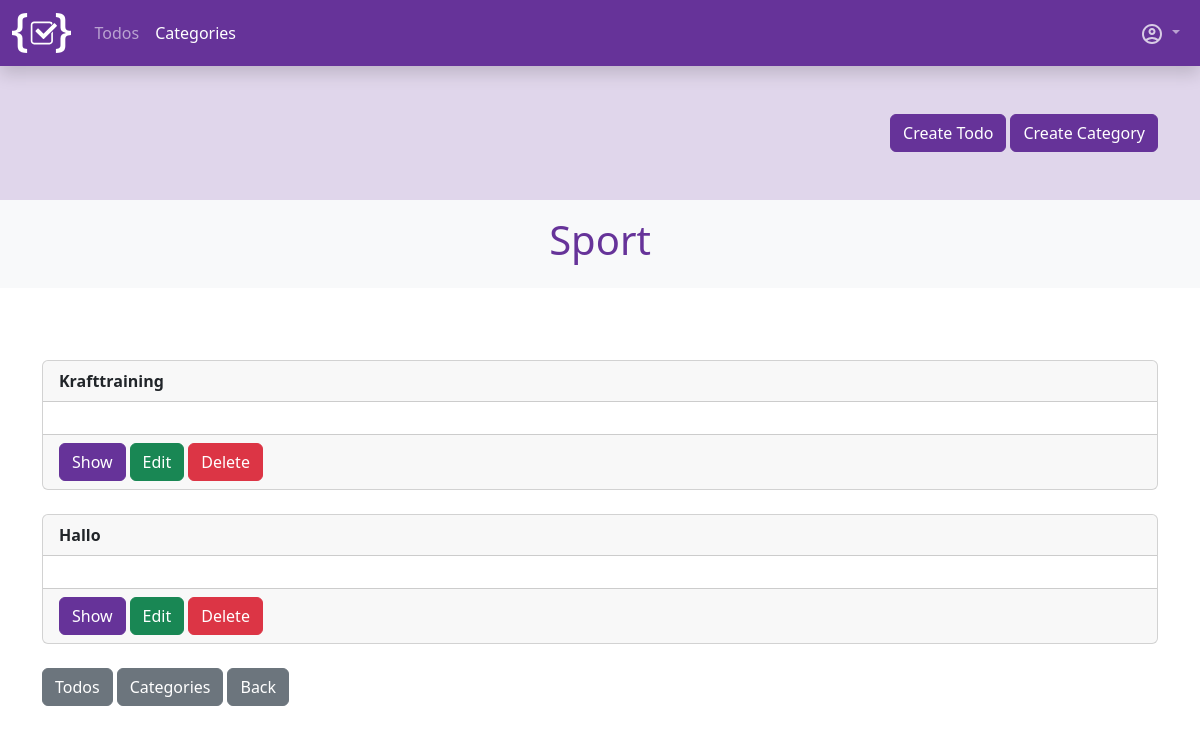
The page /app-todos/category/1/ (signed in) on the database as committed earlier.
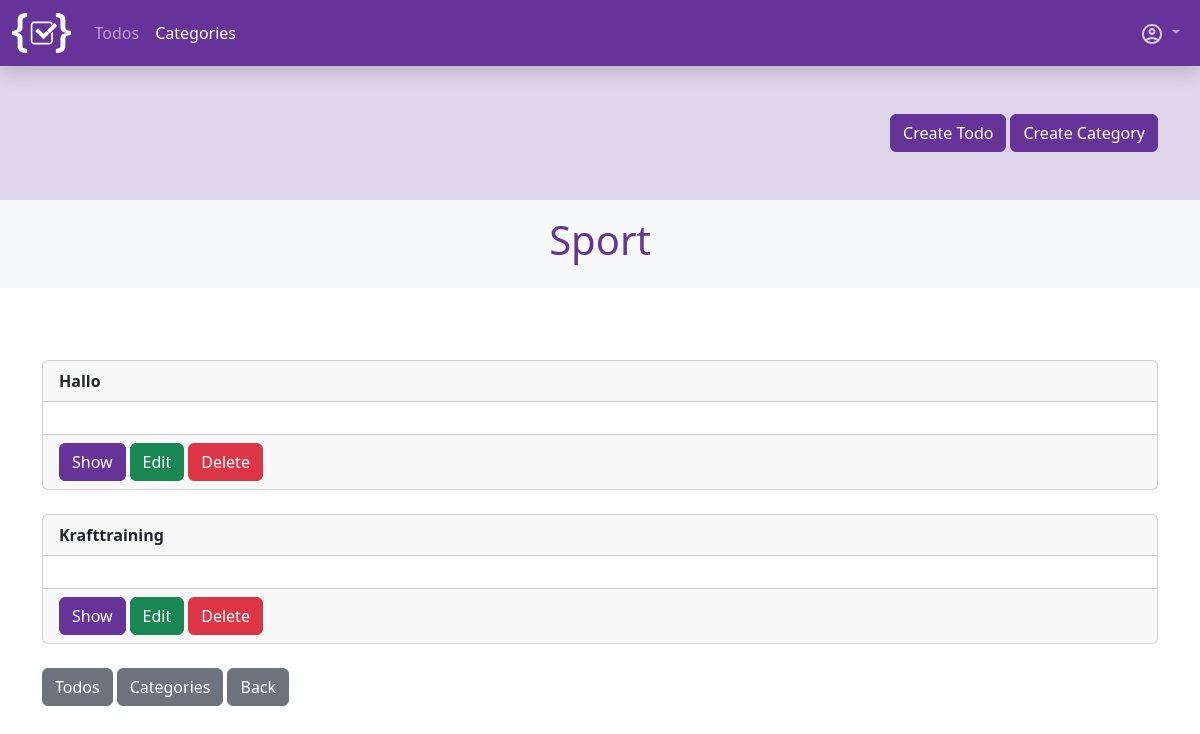
The same page on the database as committed later.
### todo_app/models.py (models this page shows, shortened)
class Todo(models.Model):
    user = models.ForeignKey(User, on_delete=models.CASCADE, verbose_name=_("User"))
    title = models.CharField(max_length=150, verbose_name=_("title"))
    content = tinymce_models.HTMLField(verbose_name=_("Content"))
    categories = models.ManyToManyField(Category, blank=True, related_name="todos", verbose_name=_("Categories"))
    done = models.BooleanField(default=False, verbose_name=_("Done"))
    created = models.DateTimeField(auto_now_add=True, verbose_name=_("Created"))
    updated = models.DateTimeField(auto_now=True, verbose_name=_("Updated"))
    def get_absolute_url(self):
        return reverse("todo_app:todo_detail", kwargs={"pk": self.id})
    class Meta:
        ordering = [
            "done",
            "-updated"
        ]
        verbose_name = _("Todo")
        verbose_name_plural = _("Todos")

### todo_app/views.py (the view)
# urls.py: path("category/<int:pk>/", views.CategoryDetailView.as_view(), name="category_detail"),
class CategoryDetailView(LoginRequiredMixin, DetailView):
    model = Category
    login_url = reverse_lazy("sevo_user:sign_in")
    def get_queryset(self):
        return super().get_queryset().filter(user=self.request.user)
    def get_context_data(self, **kwargs):
        ctx = super().get_context_data(**kwargs)
        todos = self.get_object().todos.all().filter(user=self.request.user)
        ctx.update({
            "title": self.get_object().name,
            "todos": todos
        })
        return ctx

### todo_app/templatetags/todo_tags.py (called while the page is built)
@register.simple_tag
def active_site(path, name):
    print(path)
    path_splitted = path.split("/")
    print(path_splitted)
    path_compare = path_splitted[2]
    if name in path_compare:
        return "active"

### todo_app/templates/todo_app/category_detail.html (shortened to what this page needs)
{% extends "base.html" %}
{% load i18n %}
{% block header %}
    {% include "./partials/_heading.html" with title=object.name %}
{% endblock %}
{% block content %}
    <div id="todo-list">
        {% if todos %}
            {% for todo in todos %}
                {% include "./partials/_todo-item-category.html" with list=True detail=True update=True delete=True %}
            {% endfor %}
        {% else %}
            <p>
                No Todos available.
            </p>
        {% endif %}
    </div>
    <div class="mt-3">
        {% include "./partials/_back-link-meta.html" %}
    </div>
{% endblock %}

### todo_app/templates/todo_app/partials/_todo-item-category.html (shortened to what this page needs)
{% load i18n %}
<div class="card my-4">
    <div class="card-header">
        <strong>
            {{ todo.title }}
        </strong>
    </div>
    <div class="card-body">
    </div>
    <div class="card-footer">
        <div class="d-flex justify-content-sm-between justify-content-center flex-column flex-sm-row align-items-sm-center">
            <div class="d-flex gap-1 flex-column flex-sm-row">
                {% if detail %}
                    <a class="btn btn-primary" href="{{ todo.get_absolute_url }}">{% trans "Show" %}</a>
                {% endif %}
                {% if update %}
                    <a class="btn btn-success" href="{% url "todo_app:todo_update" pk=todo.pk %}">{% trans "Edit" %}</a>
                {% endif %}
                {% if delete %}
                    <a class="btn btn-danger" href="{% url "todo_app:todo_delete" pk=todo.pk %}">{% trans "Delete" %}</a>
                {% endif %}
            </div>
        </div>
    </div>
</div>

Rows that differ between the two databases and show on the page:
changed Todo "Hallo": moves up the list
